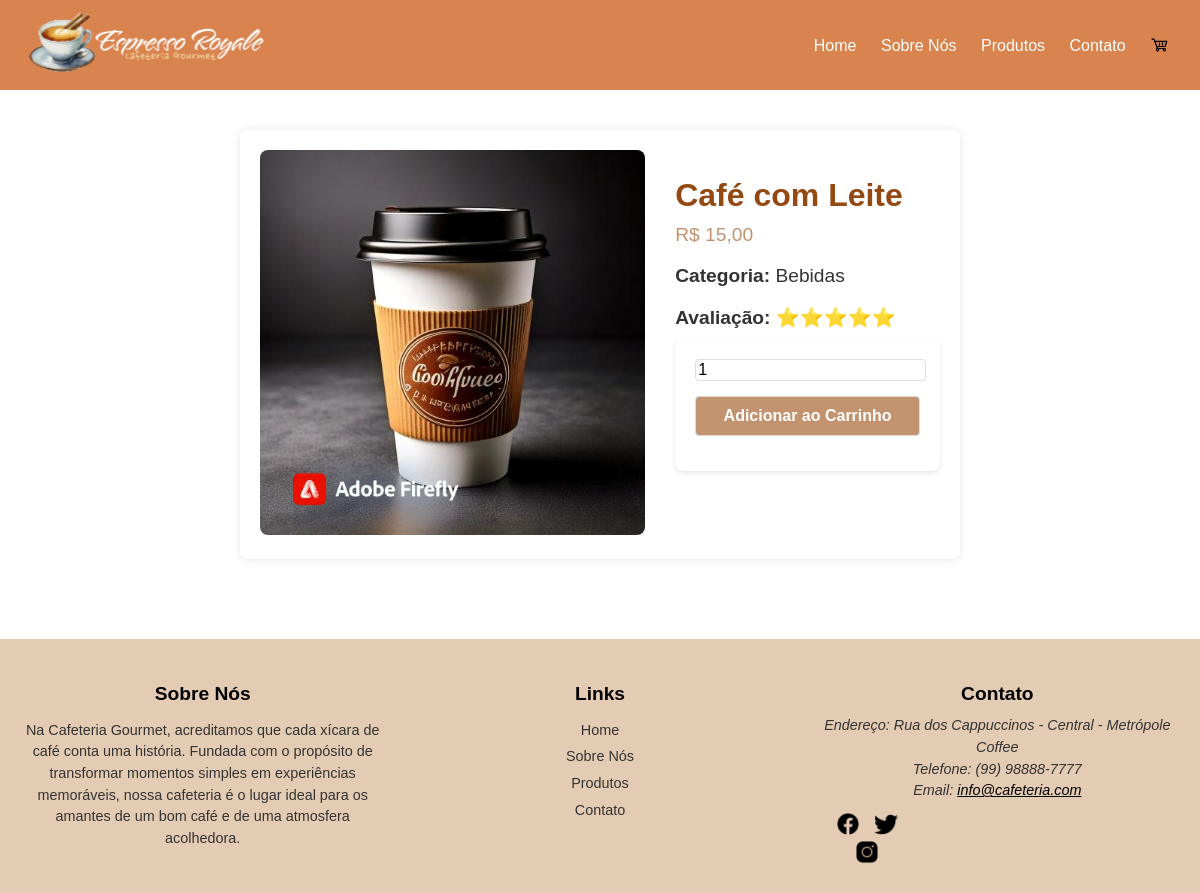
The page /product.php?id=14 on the database its author committed.
### tables this page shows
CREATE TABLE `products` (
  `id` int(11) NOT NULL,
  `name` varchar(255) NOT NULL,
  `description` text DEFAULT NULL,
  `price` decimal(10,2) NOT NULL,
  `stock` int(11) NOT NULL DEFAULT 0,
  `image` varchar(255) DEFAULT NULL,
  `category_id` int(11) DEFAULT NULL,
  `created_at` timestamp NULL DEFAULT current_timestamp(),
  `updated_at` timestamp NULL DEFAULT current_timestamp() ON UPDATE current_timestamp()
);

CREATE TABLE `categories` (
  `id` int(11) NOT NULL,
  `name` varchar(255) NOT NULL,
  `description` text DEFAULT NULL,
  `created_at` timestamp NULL DEFAULT current_timestamp(),
  `updated_at` timestamp NULL DEFAULT current_timestamp() ON UPDATE current_timestamp()
);

### product.php (the view, shortened to what this page needs)
<?php
require 'cms/includes/db.php';
$productId = isset($_GET['id']) ? (int)$_GET['id'] : null;
$stmt = $pdo->prepare("SELECT products.*, categories.name AS category_name FROM products
                        JOIN categories ON products.category_id = categories.id
                        WHERE products.id = :id");
$stmt->execute([':id' => $productId]);
$product = $stmt->fetch();
$formattedPrice = number_format($product['price'], 2, ',', '.');
?>
<?php include 'header_site.php'; ?>
    <section class="product-page">
        <div class="product-detail-container">
            <div class="product-image">
                <img src="cms/uploads/<?php echo htmlspecialchars($product['image']); ?>" alt="<?php echo htmlspecialchars($product['name']); ?>">
            </div>
            <div class="product-info">
                <h2><?php echo htmlspecialchars($product['name']); ?></h2>
                <p class="price">R$ <?php echo $formattedPrice; ?></p>
                <p><strong>Categoria:</strong> <?php echo htmlspecialchars($product['category_name']); ?></p>
                <p><strong>Avaliação:</strong> <span class="rating">⭐⭐⭐⭐⭐</span></p>
                <form method="POST" action="cart.php">
                    <input type="number" name="quantity" value="1" min="1" required>
                    <button type="submit">Adicionar ao Carrinho</button>
                </form>
            </div>
        </div>
    </section>
<?php include 'footer_site.php'; ?>

### assets/css/style.css (style rules this page uses)
body { font-family: Arial, sans-serif; margin: 0; padding: 0; color: #333; }
main h2 { margin-bottom: 20px; font-size: 1.8rem; color: #944912; }
.product a, button { display: inline-block; background-color: #b15716; color: #fff; padding: 10px 20px; border-radius: 4px; text-decoration: none; font-weight: bold; transition: background-color 0.3s; margin-bottom: 10px; cursor: pointer; transition: background-color 0.3s; }
form { background-color: #fff; padding: 20px; border-radius: 8px; box-shadow: 0 2px 4px rgba(0, 0, 0, 0.1); max-width: 600px; margin: 0 auto 20px auto; }
form input, form textarea, form select, form button { width: 100%; margin-bottom: 15px; border: 1px solid #ddd; border-radius: 4px; font-size: 1rem; }
.product-image img { max-width: 400px; max-height: 400px; object-fit: contain; }
.product-info { max-width: 600px; margin-left: 20px; }
.product-info h2 { font-size: 2rem; margin-bottom: 10px; }
.product-info p { font-size: 1.2rem; margin-bottom: 10px; }
button { background-color: #c2936e; color: #fff; border: none; padding: 10px 20px; cursor: pointer; font-size: 1rem; border-radius: 4px; }

### product.php (style rules this page uses)
.product-page { padding: 20px; }
.product-detail-container { display: flex; justify-content: space-between; background-color: white; box-shadow: 0 0 10px rgba(0, 0, 0, 0.1); margin: 20px auto; max-width: 680px; padding: 20px; border-radius: 8px; }
.product-image { width: 100%; }
.product-image img { width: 100%; max-height: 800px; object-fit: contain; border-radius: 8px; }
.product-info { max-width: 600px; margin-left: 30px; }
.product-info h2 { font-size: 2rem; margin-bottom: 10px; }
.price { font-size: 1.5rem; color: #c2936e; margin: 10px 0; }
.rating { color: #fbc02d; }

### rows shown on the page
products: image+name (picture), name "Café com Leite", price "15,00", category.name "Bebidas"
